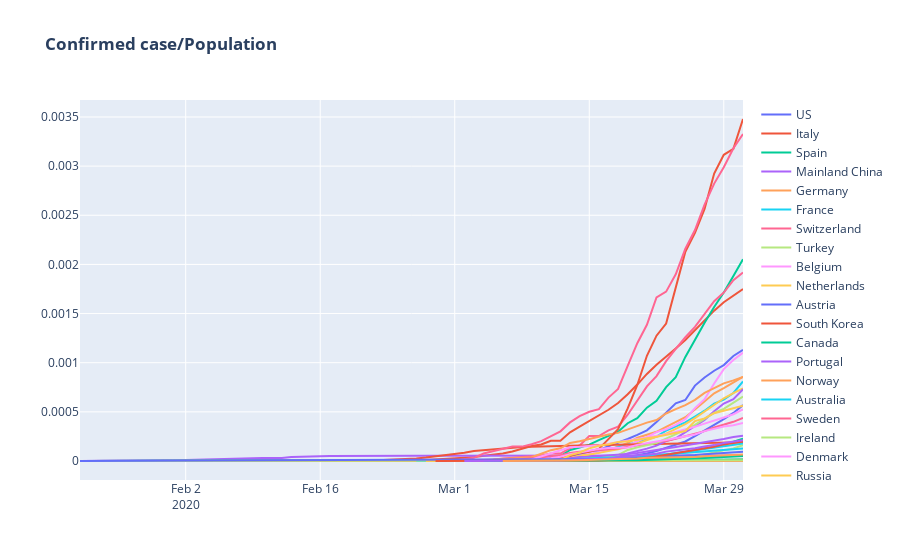

Notebook code cell kept with this figure:
### Code cell
all_df['confirm_rate'] =all_df['Confirmed']/all_df['Population']
fig = go.Figure()
for i in top_confirm.index:
    fig.add_trace(go.Line(x=all_df[(all_df['Country']==i)].groupby('ObservationDate').sum().index, 
                          y=all_df[(all_df['Country']==i)].groupby('ObservationDate').sum()['confirm_rate'],name=i))
fig.update_layout(
    title="<b>Confirmed case/Population <b> ")

fig.show()
